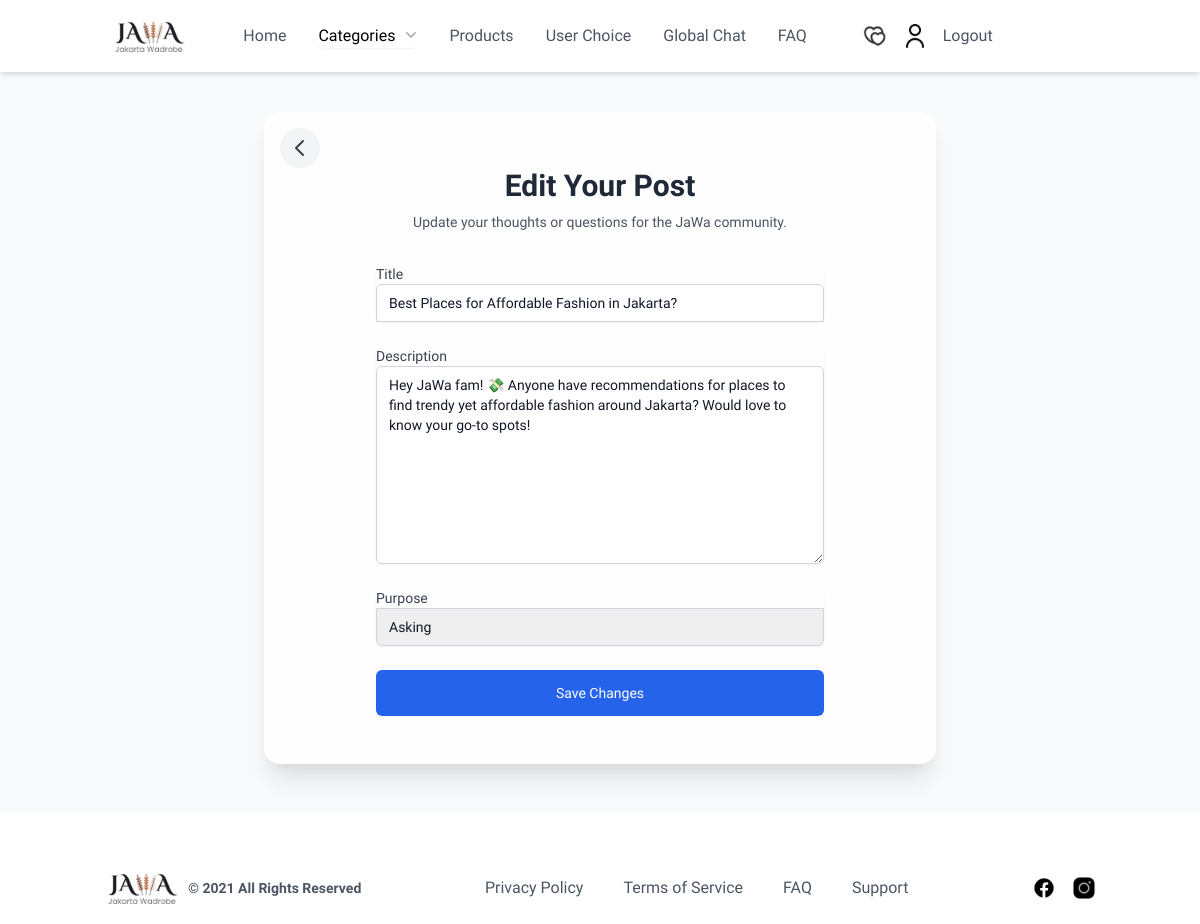
The app's page /globalChat/forum/edit/12/ (signed in) with its own data.
### globalChat/models.py (models this page shows, shortened)
class Forum(models.Model):
    TITLE_MAX_LENGTH = 75
    PURPOSE_CHOICES = [
        ('Asking', 'Asking'),
        ('Sharing', 'Sharing'),
        ('Open Discussion', 'Open Discussion'),
        ('Other', 'Other'),
    ]
    title = models.CharField(max_length=TITLE_MAX_LENGTH)
    description = models.TextField()
    purpose = models.CharField(max_length=20, choices=PURPOSE_CHOICES)
    user = models.ForeignKey(User, on_delete=models.CASCADE)  # Connects to the Django User
    posted_time = models.DateTimeField(default=timezone.now)
    likes = models.ManyToManyField(User, related_name='forum_likes', blank=True)
    bookmarks = models.ManyToManyField(User, related_name="bookmarked_forums", blank=True)

### globalChat/views.py (the view)
# urls.py: path('forum/edit/<int:id>/', views.edit_forum, name='edit_forum'),
@login_required(login_url="main:login")
def edit_forum(request, id):
    forum = get_object_or_404(Forum, id=id)
    if request.user != forum.user:
        return redirect('globalChat:global_chat')  # Redirect jika bukan pembuat forum
    if request.method == 'POST':
        form = ForumForm(request.POST, instance=forum)
        if form.is_valid():
            form.save()
            return redirect('globalChat:detail_chat', forum.id)
    else:
        form = ForumForm(instance=forum)
    return render(request, 'edit_forum.html', {'form': form, 'forum': forum})

### globalChat/templates/edit_forum.html (shortened to what this page needs)
<!DOCTYPE html>
{% load static %}
<html lang="en">
<head>
    <link href="https://cdn.jsdelivr.net/npm/tailwindcss@2.2.19/dist/tailwind.min.css" rel="stylesheet">
</head>
{% include "navbar.html" %}
{% block content %}
<body style="font-family: 'Urbanist', sans-serif;">
  <div class="min-h-screen flex flex-col items-center justify-center w-screen bg-gray-50 py-12 px-4 sm:px-6 lg:px-8">
    <div class="relative max-w-2xl w-full bg-white bg-opacity-80 py-12 px-8 rounded-2xl shadow-xl flex justify-center mt-16">
      <a href="{% url 'globalChat:detail_chat' forum_id=forum.id %}" class="absolute top-4 left-4 text-gray-700 hover:text-gray-900">
          <div class="flex items-center justify-center h-10 w-10 rounded-full bg-gray-100 hover:bg-gray-300">
          <svg xmlns="http://www.w3.org/2000/svg" class="h-6 w-6" fill="none" viewBox="0 0 24 24" stroke="currentColor">
              <path stroke-linecap="round" stroke-linejoin="round" stroke-width="2" d="M15 19l-7-7 7-7" />
          </svg>
          </div>
      </a>
      <div class="max-w-md w-full space-y-8">
        <div>
          <h2 class="mt-2 text-center text-gray-800 text-3xl font-extrabold">
            Edit Your Post
          </h2>
          <p class="mt-2 text-center text-gray-600 text-sm">Update your thoughts or questions for the JaWa community.</p>
        </div>
        <form class="mt-8 space-y-6" method="POST">
          <div class="rounded-md shadow-sm -space-y-px">
            <div>
              <label for="title" class="block text-sm font-medium text-gray-700">Title</label>
              <input id="title" name="title" type="text" value="{{ form.title.value }}" class="appearance-none rounded-none relative block w-full px-3 py-2 border border-gray-300 placeholder-gray-500 text-gray-900 rounded-t-md focus:outline-none focus:ring-blue-500 focus:border-blue-500 sm:text-sm" placeholder="Update your title here (max 50 characters)">
            </div>
          </div>
          <div class="rounded-md shadow-sm -space-y-px">
            <div>
              <label for="description" class="block text-sm font-medium text-gray-700">Description</label>
              <textarea id="description" name="description" rows="9" class="appearance-none relative block w-full px-3 py-2 border border-gray-300 placeholder-gray-500 text-gray-900 rounded-md focus:outline-none focus:ring-blue-500 focus:border-blue-500 sm:text-sm" placeholder="Update your post here...">{{ form.description.value }}</textarea>
            </div>
          </div>
          <div class="rounded-md shadow-sm -space-y-px">
            <div>
              <label for="purpose" class="block text-sm font-medium text-gray-700">Purpose</label>
              <select id="purpose" name="purpose" class="appearance-none rounded-b-md relative block w-full px-3 py-2 border border-gray-300 placeholder-gray-500 text-gray-900 focus:outline-none focus:ring-blue-500 focus:border-blue-500 sm:text-sm">
                <option value="Asking" {% if form.purpose.value == "Asking" %}selected{% endif %}>Asking</option>
              </select>
            </div>
          </div>
          <div class="flex justify-center mt-6">
            <button type="submit" class="group relative w-full flex justify-center py-3 px-4 border border-transparent text-sm font-medium rounded-md text-white bg-blue-600 hover:bg-blue-700 focus:outline-none focus:ring-2 focus:ring-offset-2 focus:ring-blue-500">
              Save Changes
            </button>
          </div>
        </form>
      </div>
    </div>
  </div>
</body>
{% include "footer.html" %}
{% endblock content %}

### records on screen
Forum: title "Best Places for Affordable Fashion in Jakarta?", description "Hey JaWa fam! 💸 Anyone have recommendations for places to find trendy yet affordable fashion around Jakarta? Would love to know your go-to spots!", purpose "Asking"
